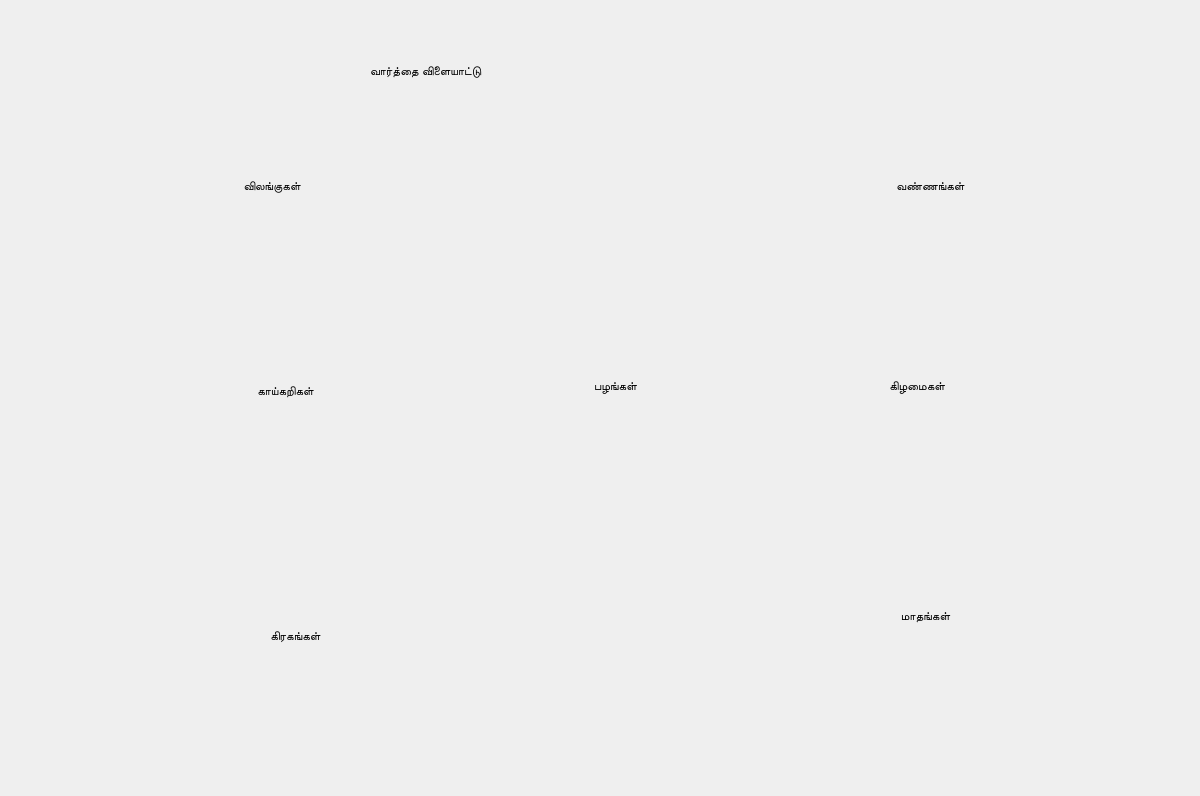
<?xml version="1.0" encoding="UTF-8"?>
<ui version="4.0">
 <class>MainWindow</class>
 <widget class="QMainWindow" name="MainWindow">
  <property name="geometry">
   <rect>
    <x>0</x>
    <y>0</y>
    <width>1200</width>
    <height>796</height>
   </rect>
  </property>
  <property name="windowTitle">
   <string>MainWindow</string>
  </property>
  <widget class="QWidget" name="centralwidget">
   <widget class="QWidget" name="Background" native="true">
    <property name="geometry">
     <rect>
      <x>0</x>
      <y>-20</y>
      <width>1241</width>
      <height>851</height>
     </rect>
    </property>
    <property name="mouseTracking">
     <bool>true</bool>
    </property>
    <property name="tabletTracking">
     <bool>true</bool>
    </property>
    <property name="acceptDrops">
     <bool>true</bool>
    </property>
    <property name="autoFillBackground">
     <bool>true</bool>
    </property>
    <property name="styleSheet">
     <string notr="true"/>
    </property>
    <widget class="QPushButton" name="animals">
     <property name="geometry">
      <rect>
       <x>90</x>
       <y>170</y>
       <width>361</width>
       <height>71</height>
      </rect>
     </property>
     <property name="autoFillBackground">
      <bool>false</bool>
     </property>
     <property name="styleSheet">
      <string notr="true">font: 22pt &quot;Games&quot;;
border-radius: 20px;

</string>
     </property>
     <property name="text">
      <string> விலங்குகள்</string>
     </property>
    </widget>
    <widget class="QPushButton" name="fruits">
     <property name="geometry">
      <rect>
       <x>490</x>
       <y>370</y>
       <width>251</width>
       <height>71</height>
      </rect>
     </property>
     <property name="autoFillBackground">
      <bool>false</bool>
     </property>
     <property name="styleSheet">
      <string notr="true">font: 22pt &quot;Games&quot;;
border-radius: 20px;



</string>
     </property>
     <property name="text">
      <string>பழங்கள்</string>
     </property>
    </widget>
    <widget class="QPushButton" name="planets">
     <property name="geometry">
      <rect>
       <x>160</x>
       <y>620</y>
       <width>271</width>
       <height>71</height>
      </rect>
     </property>
     <property name="styleSheet">
      <string notr="true">font: 22pt &quot;Games&quot;;
border-radius: 20px;

</string>
     </property>
     <property name="text">
      <string>கிரகங்கள்</string>
     </property>
    </widget>
    <widget class="QPushButton" name="vegetables">
     <property name="geometry">
      <rect>
       <x>130</x>
       <y>360</y>
       <width>311</width>
       <height>101</height>
      </rect>
     </property>
     <property name="styleSheet">
      <string notr="true">font: 22pt &quot;Games&quot;;
border-radius: 20px;

</string>
     </property>
     <property name="text">
      <string>காய்கறிகள்</string>
     </property>
    </widget>
    <widget class="QPushButton" name="days">
     <property name="geometry">
      <rect>
       <x>790</x>
       <y>370</y>
       <width>251</width>
       <height>71</height>
      </rect>
     </property>
     <property name="styleSheet">
      <string notr="true">font: 22pt &quot;Games&quot;;
border-radius: 20px;

</string>
     </property>
     <property name="text">
      <string> கிழமைகள்</string>
     </property>
    </widget>
    <widget class="QPushButton" name="months">
     <property name="geometry">
      <rect>
       <x>800</x>
       <y>600</y>
       <width>251</width>
       <height>71</height>
      </rect>
     </property>
     <property name="styleSheet">
      <string notr="true">font: 22pt &quot;Games&quot;;
border-radius: 20px;

</string>
     </property>
     <property name="text">
      <string>மாதங்கள்</string>
     </property>
    </widget>
    <widget class="QPushButton" name="colors">
     <property name="geometry">
      <rect>
       <x>730</x>
       <y>170</y>
       <width>401</width>
       <height>71</height>
      </rect>
     </property>
     <property name="styleSheet">
      <string notr="true">font: 22pt &quot;Games&quot;;
border-radius: 20px;


</string>
     </property>
     <property name="text">
      <string>வண்ணங்கள்</string>
     </property>
    </widget>
    <widget class="QLabel" name="label">
     <property name="geometry">
      <rect>
       <x>370</x>
       <y>50</y>
       <width>531</width>
       <height>81</height>
      </rect>
     </property>
     <property name="styleSheet">
      <string notr="true">font: 24pt &quot;Ravie&quot;;
</string>
     </property>
     <property name="text">
      <string>வார்த்தை விளையாட்டு</string>
     </property>
    </widget>
    <widget class="QLabel" name="BG">
     <property name="geometry">
      <rect>
       <x>40</x>
       <y>40</y>
       <width>1221</width>
       <height>811</height>
      </rect>
     </property>
     <property name="styleSheet">
      <string notr="true"/>
     </property>
     <property name="text">
      <string/>
     </property>
    </widget>
    <zorder>BG</zorder>
    <zorder>animals</zorder>
    <zorder>colors</zorder>
    <zorder>days</zorder>
    <zorder>fruits</zorder>
    <zorder>months</zorder>
    <zorder>planets</zorder>
    <zorder>vegetables</zorder>
    <zorder>label</zorder>
   </widget>
  </widget>
 </widget>
 <resources/>
 <connections/>
</ui>
